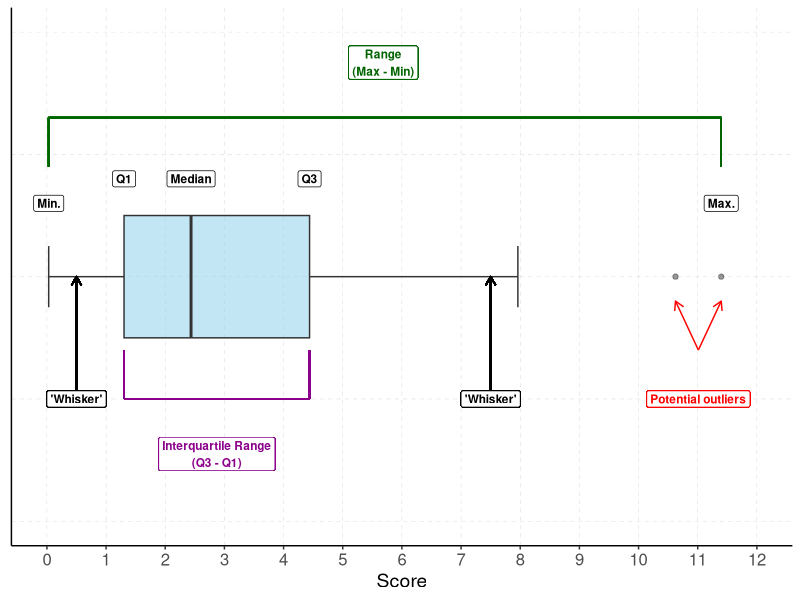

Here is the R script that generated this plot: (Note: this script raises an error after producing the figure.)
## ---- chunk 1
library(ggplot2)
library(dplyr)
library(ggtext)

set.seed(282061222)


## split label tekst over meerdere regels: https://stackoverflow.com/questions/73500445/ggplot-insert-linebreak-when-label-is-too-long

datas<-tibble::tibble(x=rchisq(70,3))
x_samenvatting<-summary(datas$x) %>% 
  dplyr::bind_rows() %>%
  tidyr::pivot_longer(cols=everything(), names_to = "soort" ,values_to = "cijfer" ) %>% 
  dplyr::mutate(soort=case_when(soort == "1st Qu." ~ "Q1",
                                soort == "3rd Qu." ~ "Q3",
                                soort == "Median" ~ "Median",
                                .default = soort)) %>% 
  dplyr::mutate(coordy = case_when(soort == "Q1" | soort == "Q3" | 
                                     soort == "Median" ~ .4,
                                   .default = .3)) %>% 
  dplyr::filter(soort!="Mean")

x_IQR<-x_samenvatting$cijfer[4] - x_samenvatting$cijfer[2]

datas<-datas %>% 
  dplyr::mutate(uitschieter=case_when(x > x_samenvatting$cijfer[4] + (1.5 * x_IQR) | 
                                        x < x_samenvatting$cijfer[2] - (1.5 * x_IQR)
                                      ~ "Potential outlier",.default=NA))
uitschieter_datas<-datas %>% 
  dplyr::filter(uitschieter=="Potential outlier") 


puitleg<-ggplot2::ggplot(data=datas,aes(y=x)) +
  theme_classic() +
  theme(panel.grid.major.y = element_line(color = "grey",
                                                  linewidth = .1,
                                          linetype=2),
        panel.grid.major.x = element_line(color = "grey",
                                                  linewidth = .1,
                                          linetype=2)) +
  ggplot2::geom_boxplot(width = 0.5, fill = "skyblue", alpha = 0.5,
                        staplewidth=.5) +
  xlim(-1,1)+
  ggplot2::geom_label(data=x_samenvatting, aes(y=cijfer, x = coordy, label = soort),
                      colour = "black", fontface="bold",
                      size = 3)+
  ggplot2::geom_label(y=mean(uitschieter_datas$x), x = -.5, 
                      label = stringr::str_wrap("Potential outliers",20),
                      colour = "red", fontface="bold",
                      size = 3)+
  ggplot2::geom_segment(data = uitschieter_datas, aes(y = mean(x),
                                                      yend = x, x = -.3, 
                                                      xend = -.1),
                        arrow= arrow(type = "open", length = unit(0.25, "cm")),
                        color="red")+
  ggplot2::geom_segment(y = .5, yend = .5, x = -.5, xend = 0,
                        arrow= arrow(type = "open", length = unit(0.25, "cm")),
                        color="black")+
  ggplot2::geom_label(y=.5, x = -.5,
                      label = "'Whisker'",
                      colour = "black", fontface="bold",
                      size = 3)+
  ggplot2::geom_segment(y = 7.5, yend = 7.5, x = -.5, xend = 0,
                        arrow= arrow(type = "open", length = unit(0.25, "cm")),
                        color="black")+
  ggplot2::geom_label(y=7.5, x = -.5,
                      label = "'Whisker'",
                      colour = "black", fontface="bold",
                      size = 3)+
  ggplot2::geom_segment(y = min(datas$x), yend = max(datas$x), x = .65, xend = .65,color="darkgreen")+
  ggplot2::geom_segment(y = min(datas$x), yend = min(datas$x), x = .65, xend = .45,color="darkgreen")+
  ggplot2::geom_segment(y = max(datas$x), yend = max(datas$x), x = .65, xend = .45,color="darkgreen")+
  ggplot2::geom_label(y=(max(datas$x)-min(datas$x))/2, x = .875,
                      label = "Range\n(Max - Min)",
                      colour = "darkgreen", fontface="bold",
                      size = 3)+
    ggplot2::geom_segment(y = x_samenvatting$cijfer[2], yend = x_samenvatting$cijfer[4], x = -.5, xend = -.5,color="darkmagenta")+
      ggplot2::geom_segment(y = x_samenvatting$cijfer[2], yend = x_samenvatting$cijfer[2], x = -.5, xend = -.3,color="darkmagenta")+
      ggplot2::geom_segment(y = x_samenvatting$cijfer[4], yend = x_samenvatting$cijfer[4], x = -.5, xend = -.3,color="darkmagenta")+
  ggplot2::geom_label(y=((x_samenvatting$cijfer[4]-x_samenvatting$cijfer[2])/2)+x_samenvatting$cijfer[2], x = -.725,
                      label = "Interquartile Range\n(Q3 - Q1)",
                      colour = "darkmagenta", fontface="bold",
                      size = 3)+
  # labs(caption = "<span style = 'font-size:7.5pt'>**Explanation**</span><br><br><span style = 'color:skyblue;'>**Blue box**</span> spans the middle 50% of the data<br>**Q1 (25th percentile)** distinguishes lower 25% of the sorted values<br>**Median** (Q2/50th percentile) splits the sorted data in half<br>**Q3 (75th percentile)** distinguishes the upper 25% of the sorted values<br>**Potential outliers** are identified by the 'boxplot rule' whereby a value is flagged if it is smaller/larger than the value of Q1/Q3 minus/plus 1.5 times the interquartile range <br>**The vertical lines at the end of the whiskers** show the minimum and maximum values in the absence of outliers<br>(If there are no visible whiskers and no outliers, then the minimum and maximum are respectively equal to Q1 and Q3)")+
  theme(axis.title.x = element_text(size = 14),
        axis.title.y = element_blank(),
        axis.ticks.y = element_blank(),
        axis.text.y = element_blank(),
        axis.text = element_text(size = 12),
        plot.title = element_text(size = 16),
        plot.subtitle = element_text(face = "italic"),
        plot.caption = element_textbox_simple(size = 7, face = "italic", 
                                              padding = margin(2, 2, 2, 2),
                                              margin = margin(10, 0, 0, 0),
                                              width = unit(1, "npc"),
                                              hjust=0, box.colour = "black",
                                              linetype = 1, linewidth = 0.2,
                                              r = grid::unit(4, "pt")))+
  scale_y_continuous(name = "Score", limits = c(0,12),
                     breaks = seq(0,12,1))+
  coord_flip()
  
ggplot2::ggsave("./images/boxplot_uitleg.png",puitleg)

## ---- chunk 2

## https://stats.stackexchange.com/questions/594745/how-to-generated-skewed-distribution-with-specific-means-and-variances-in-r

# https://forum.posit.co/t/how-can-we-create-right-left-skewed-normal-distribution-curve-in-r/39115/8

# https://www.sthda.com/english/wiki/histogram-and-density-plots-r-base-graphs

# https://cran.r-project.org/web/packages/gk/refman/gk.html#dgh

# https://arxiv.org/pdf/1706.06889

## use package "gh" for kurtotsis and skew

## gk::rgh(1000, 0, 1, 0.4, 0, c = 0.8, type = c("generalised", "tukey"))
